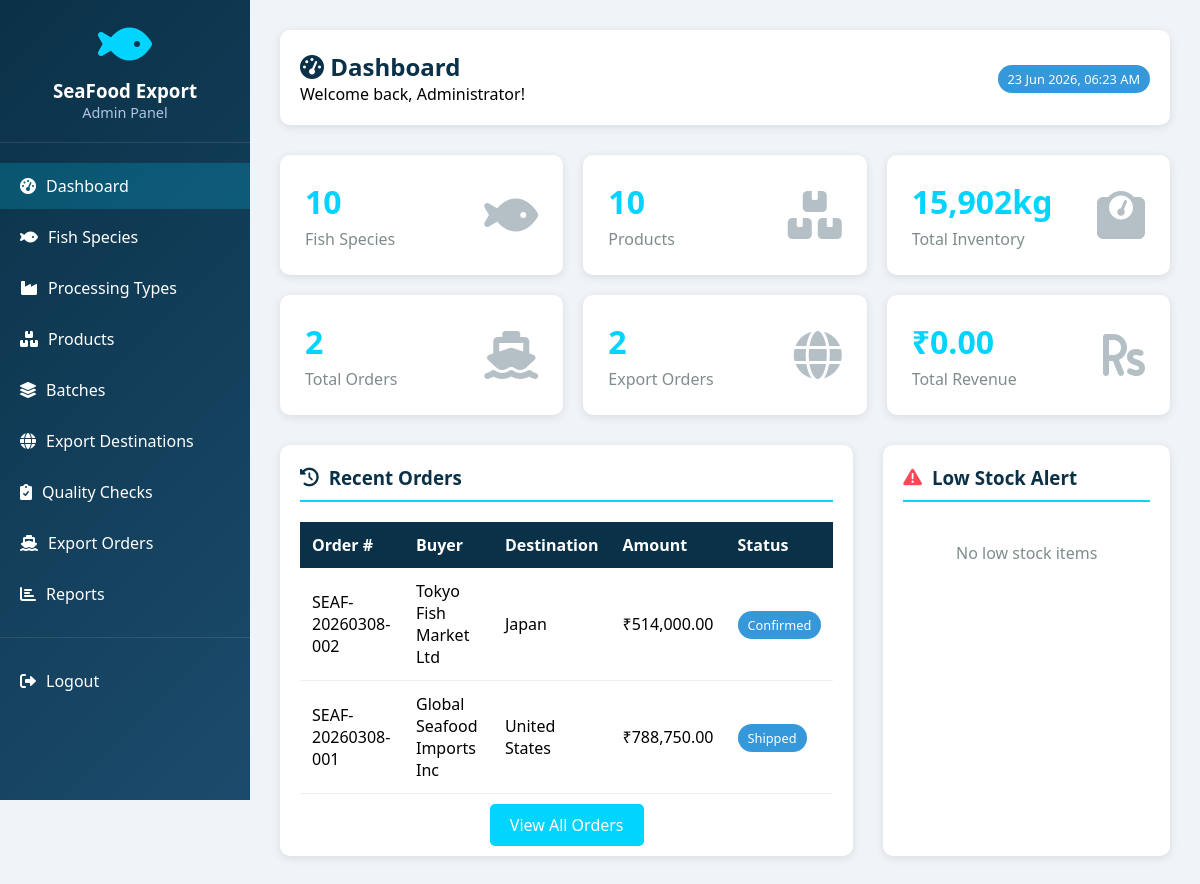
Screenshot of /admin/dashboard.php (signed in) with the database file from the repository.
### tables this page shows
CREATE TABLE `orders` (
  `id` int(11) NOT NULL,
  `user_id` int(11) DEFAULT NULL,
  `order_number` varchar(50) NOT NULL,
  `export_destination_id` int(11) DEFAULT NULL,
  `total_amount_inr` decimal(10,2) NOT NULL,
  `total_amount_foreign` decimal(10,2) DEFAULT NULL,
  `currency` varchar(3) DEFAULT 'INR',
  `exchange_rate` decimal(10,4) DEFAULT 1.0000,
  `shipping_cost_inr` decimal(10,2) DEFAULT 0.00,
  `duty_amount` decimal(10,2) DEFAULT 0.00,
  `insurance_amount` decimal(10,2) DEFAULT 0.00,
  `grand_total_inr` decimal(10,2) NOT NULL,
  `payment_method` enum('Bank Transfer','Letter of Credit','Documentary Credit','COD','Online') DEFAULT 'Bank Transfer',
  `payment_status` enum('Pending','Partial','Completed','Failed','Awaiting LC') DEFAULT 'Pending',
  `payment_due_date` date DEFAULT NULL,
  `order_status` enum('Pending','Confirmed','Processing','Packing','Ready to Ship','Shipped','In Transit','Delivered','Cancelled','On Hold') DEFAULT 'Pending',
  `shipping_address` text NOT NULL,
  `shipping_terms` enum('FOB','CIF','CFR','EXW','DDP','DAP') DEFAULT 'FOB',
  `port_of_loading` varchar(100) DEFAULT NULL,
  `port_of_discharge` varchar(100) DEFAULT NULL,
  `shipping_line` varchar(100) DEFAULT NULL,
  `vessel_name` varchar(100) DEFAULT NULL,
  `container_number` varchar(50) DEFAULT NULL,
  `container_type` varchar(50) DEFAULT NULL,
  `bill_of_lading` varchar(100) DEFAULT NULL,
  `tracking_number` varchar(100) DEFAULT NULL,
  `tracking_url` varchar(255) DEFAULT NULL,
  `invoice_number` varchar(50) DEFAULT NULL,
  `invoice_date` date DEFAULT NULL,
  `order_date` timestamp NOT NULL DEFAULT current_timestamp(),
  `processed_date` date DEFAULT NULL,
  `packed_date` date DEFAULT NULL,
  `shipped_date` date DEFAULT NULL,
  `estimated_delivery` date DEFAULT NULL,
  `delivery_date` date DEFAULT NULL,
  `notes` text DEFAULT NULL,
  `created_by` int(11) DEFAULT NULL,
  `updated_at` timestamp NULL DEFAULT NULL ON UPDATE current_timestamp()
);

CREATE TABLE `users` (
  `id` int(11) NOT NULL,
  `company_name` varchar(200) NOT NULL,
  `contact_person` varchar(100) NOT NULL,
  `email` varchar(100) NOT NULL,
  `password` varchar(255) NOT NULL,
  `phone` varchar(20) NOT NULL,
  `phone_secondary` varchar(20) DEFAULT NULL,
  `address` text NOT NULL,
  `city` varchar(100) DEFAULT NULL,
  `state` varchar(100) DEFAULT NULL,
  `country` varchar(100) DEFAULT 'India',
  `postal_code` varchar(20) DEFAULT NULL,
  `gst_number` varchar(50) DEFAULT NULL,
  `import_license` varchar(100) DEFAULT NULL,
  `business_type` enum('Importer','Distributor','Wholesaler','Retailer','Processor') DEFAULT 'Importer',
  `payment_terms` varchar(50) DEFAULT 'Advance',
  `credit_limit` decimal(10,2) DEFAULT NULL,
  `status` tinyint(1) DEFAULT 1,
  `last_login` timestamp NULL DEFAULT NULL,
  `created_at` timestamp NOT NULL DEFAULT current_timestamp()
);

CREATE TABLE `export_destinations` (
  `id` int(11) NOT NULL,
  `country` varchar(100) NOT NULL,
  `country_code` varchar(3) NOT NULL,
  `region` varchar(50) DEFAULT NULL,
  `currency` varchar(3) DEFAULT 'USD',
  `currency_symbol` varchar(5) DEFAULT '$',
  `exchange_rate` decimal(10,4) DEFAULT 1.0000,
  `tax_rate` decimal(5,2) DEFAULT 0.00,
  `duty_percentage` decimal(5,2) DEFAULT 0.00,
  `shipping_multiplier` decimal(3,2) DEFAULT 1.00,
  `documentation_requirements` text DEFAULT NULL,
  `restrictions` text DEFAULT NULL,
  `status` tinyint(1) DEFAULT 1,
  `created_at` timestamp NOT NULL DEFAULT current_timestamp()
);

### admin/dashboard.php (the view, shortened to what this page needs)
<?php
require_once '../includes/auth.php';
$total_species = mysqli_fetch_assoc(mysqli_query($conn, "SELECT COUNT(*) as count FROM fish_species"))['count'];
$total_products = mysqli_fetch_assoc(mysqli_query($conn, "SELECT COUNT(*) as count FROM products"))['count'];
$total_orders = mysqli_fetch_assoc(mysqli_query($conn, "SELECT COUNT(*) as count FROM orders"))['count'];
$total_revenue = mysqli_fetch_assoc(mysqli_query($conn, "SELECT SUM(grand_total_inr) as total FROM orders WHERE order_status='Delivered'"))['total'] ?? 0;
$total_inventory = mysqli_fetch_assoc(mysqli_query($conn, "SELECT SUM(stock_kg) as total FROM products"))['total'] ?? 0;
$export_orders = mysqli_fetch_assoc(mysqli_query($conn, "SELECT COUNT(*) as count FROM orders WHERE export_destination_id != 7"))['count'];
$recent_orders = mysqli_query($conn, "SELECT o.*, u.company_name, ed.country as destination
                                      FROM orders o
                                      LEFT JOIN users u ON o.user_id = u.id
                                      LEFT JOIN export_destinations ed ON o.export_destination_id = ed.id
                                      ORDER BY o.order_date DESC LIMIT 10");
$low_stock = mysqli_query($conn, "SELECT * FROM products WHERE stock_kg < 100 ORDER BY stock_kg ASC LIMIT 5");
?>
<!DOCTYPE html>
<html lang="en">
<head>
    <link rel="stylesheet" href="https://cdnjs.cloudflare.com/ajax/libs/font-awesome/6.0.0/css/all.min.css">
</head>
<body>
    <?php include '../includes/sidebar.php'; ?>
    <div class="main-content">
        <div class="dashboard-header">
            <div class="welcome-text">
                <h2><i class="fas fa-tachometer-alt"></i> Dashboard</h2>
                <p>Welcome back, <?php echo $_SESSION['admin_name']; ?>!</p>
            </div>
            <div>
                <span class="badge badge-info"><?php echo date('d M Y, h:i A'); ?></span>
            </div>
        </div>
        <div class="stats-grid">
            <div class="stat-card">
                <div class="stat-info">
                    <h3><?php echo $total_species; ?></h3>
                    <p>Fish Species</p>
                </div>
                <div class="stat-icon">
                    <i class="fas fa-fish"></i>
                </div>
            </div>
            <div class="stat-card">
                <div class="stat-info">
                    <h3><?php echo $total_products; ?></h3>
                    <p>Products</p>
                </div>
                <div class="stat-icon">
                    <i class="fas fa-boxes"></i>
                </div>
            </div>
            <div class="stat-card">
                <div class="stat-info">
                    <h3><?php echo number_format($total_inventory); ?>kg</h3>
                    <p>Total Inventory</p>
                </div>
                <div class="stat-icon">
                    <i class="fas fa-weight"></i>
                </div>
            </div>
            <div class="stat-card">
                <div class="stat-info">
                    <h3><?php echo $total_orders; ?></h3>
                    <p>Total Orders</p>
                </div>
                <div class="stat-icon">
                    <i class="fas fa-ship"></i>
                </div>
            </div>
            <div class="stat-card">
                <div class="stat-info">
                    <h3><?php echo $export_orders; ?></h3>
                    <p>Export Orders</p>
                </div>
                <div class="stat-icon">
                    <i class="fas fa-globe"></i>
                </div>
            </div>
            <div class="stat-card">
                <div class="stat-info">
                    <h3>₹<?php echo number_format($total_revenue, 2); ?></h3>
                    <p>Total Revenue</p>
                </div>
                <div class="stat-icon">
                    <i class="fas fa-rupee-sign"></i>
                </div>
            </div>
        </div>
        <div class="dashboard-grid">
            <div class="card">
                <h3 class="card-title"><i class="fas fa-history"></i> Recent Orders</h3>
                <table>
                    <thead>
                        <tr>
                            <th>Order #</th>
                            <th>Buyer</th>
                            <th>Destination</th>
                            <th>Amount</th>
                            <th>Status</th>
                        </tr>
                    </thead>
                    <tbody>
                        <?php while ($order = mysqli_fetch_assoc($recent_orders)):
                            $status_class = '';
                            switch($order['order_status']) {
                                case 'Confirmed': $status_class = 'badge-info'; break;
                                case 'Shipped': $status_class = 'badge-info'; break;
                            }
                        ?>
                            <tr>
                                <td><?php echo $order['order_number']; ?></td>
                                <td><?php echo $order['company_name']; ?></td>
                                <td><?php echo $order['destination'] ?? 'Domestic'; ?></td>
                                <td>₹<?php echo number_format($order['grand_total_inr'], 2); ?></td>
                                <td><span class="badge <?php echo $status_class; ?>"><?php echo $order['order_status']; ?></span></td>
                            </tr>
                        <?php endwhile; ?>
                    </tbody>
                </table>
                <div style="text-align: center; margin-top: 20px;">
                    <a href="view_orders.php" class="btn" style="background: #00d4ff; color: white; padding: 10px 20px; text-decoration: none; border-radius: 5px;">View All Orders</a>
                </div>
            </div>
            <div class="card">
                <h3 class="card-title"><i class="fas fa-exclamation-triangle" style="color: #ff4757;"></i> Low Stock Alert</h3>
                <?php if (mysqli_num_rows($low_stock) > 0): ?>
                    <?php while ($product = mysqli_fetch_assoc($low_stock)):
                        $percentage = ($product['stock_kg'] / 1000) * 100;
                    ?>
                        <div class="low-stock-item">
                            <div style="flex: 1;">
                                <strong><?php echo $product['name']; ?></strong>
                                <div class="stock-bar">
                                    <div class="stock-fill" style="width: <?php echo min($percentage, 100); ?>%;"></div>
                                </div>
                                <small><?php echo $product['stock_kg']; ?> kg remaining</small>
                            </div>
                            <span class="badge badge-danger">Critical</span>
                        </div>
                    <?php endwhile; ?>
                <?php else: ?>
                    <p style="text-align: center; color: #7f8c8d; padding: 20px;">No low stock items</p>
                <?php endif; ?>
            </div>
        </div>
    </div>
</body>
</html>

### admin/dashboard.php (style rules this page uses)
* { margin: 0; padding: 0; box-sizing: border-box; }
body { font-family: 'Segoe UI', sans-serif; background: #f0f4f8; }
.main-content { flex: 1; margin-left: 250px; padding: 30px; }
.dashboard-header { display: flex; justify-content: space-between; align-items: center; margin-bottom: 30px; padding: 20px; background: white; border-radius: 10px; box-shadow: 0 2px 10px rgba(0,0,0,0.1); }
.welcome-text h2 { color: #0a3147; }
.stats-grid { display: grid; grid-template-columns: repeat(auto-fit, minmax(250px, 1fr)); gap: 20px; margin-bottom: 30px; }
.stat-card { background: white; padding: 25px; border-radius: 10px; box-shadow: 0 2px 10px rgba(0,0,0,0.1); display: flex; align-items: center; justify-content: space-between; transition: all 0.3s ease; }
.stat-info h3 { font-size: 2rem; margin: 0; color: #00d4ff; }
.stat-info p { margin: 5px 0 0; color: #7f8c8d; }
.stat-icon i { font-size: 3rem; color: #0a3147; opacity: 0.3; }
.dashboard-grid { display: grid; grid-template-columns: 2fr 1fr; gap: 30px; }
.card { background: white; padding: 20px; border-radius: 10px; box-shadow: 0 2px 10px rgba(0,0,0,0.1); margin-bottom: 30px; }
.card-title { color: #0a3147; margin-bottom: 20px; padding-bottom: 10px; border-bottom: 2px solid #00d4ff; display: flex; align-items: center; gap: 10px; }
table { width: 100%; border-collapse: collapse; }
th { background: #0a3147; color: white; padding: 12px; text-align: left; }
td { padding: 12px; border-bottom: 1px solid #ecf0f1; }
.badge { padding: 5px 10px; border-radius: 20px; font-size: 0.8rem; font-weight: 500; }
.badge-info { background: #3498db; color: white; }

### rows the page displays
orders: order_number "SEAF-20260308-002", user.company_name "Tokyo Fish Market Ltd", export_destination.country "Japan", grand_total_inr "514,000.00", order_status "Confirmed"
orders: order_number "SEAF-20260308-001", user.company_name "Global Seafood Imports Inc", export_destination.country "United States", grand_total_inr "788,750.00", order_status "Shipped"

### other values shown
$_SESSION['admin_name'] "Administrator"
$total_species "10"
$total_products "10"
$total_inventory "15,902"
$total_orders "2"
$export_orders "2"
$total_revenue "0.00"
